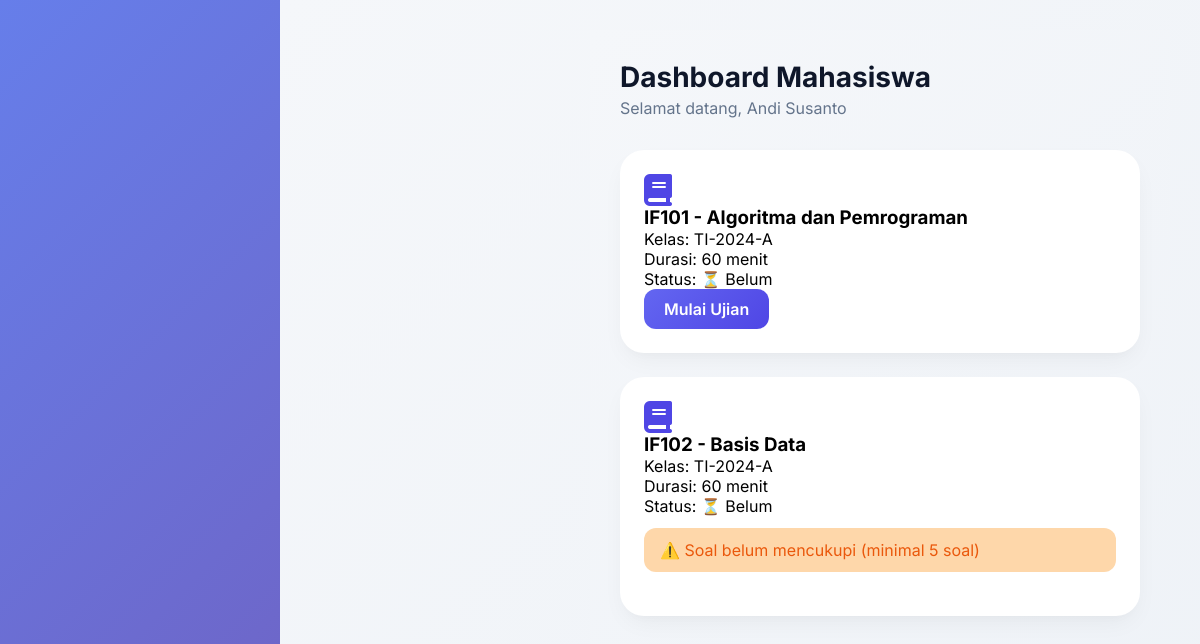
The app's page /mahasiswa/dashboard.php (signed in) with its own data.
### tables this page shows
CREATE TABLE `mata_kuliah_induk` (
  `id` int(11) NOT NULL AUTO_INCREMENT,
  `kode_mk` varchar(20) NOT NULL,
  `nama_mk` varchar(100) NOT NULL,
  `created_at` timestamp NOT NULL DEFAULT current_timestamp(),
  PRIMARY KEY (`id`),
  UNIQUE KEY `kode_mk` (`kode_mk`)
);

### mahasiswa/dashboard.php (the view, shortened to what this page needs)
<?php
include '../config/database.php';
$mahasiswa_id = $_SESSION['user_id'];
$ujian_list = mysqli_query($conn, "
    SELECT
        mki.id as mk_induk_id,
        mki.kode_mk,
        mki.nama_mk,
        MIN(k.nama_kelas) as nama_kelas,
        MIN(mk.durasi_ujian) as durasi_ujian,
        MIN(mk.is_latihan) as is_latihan,
        (SELECT COUNT(*) FROM soal WHERE mk_induk_id = mki.id) as total_soal,
        (SELECT COUNT(*) FROM ujian u
         JOIN mata_kuliah mk2 ON u.mk_id = mk2.id
         WHERE mk2.mk_induk_id = mki.id
         AND u.enrollment_id IN (SELECT id FROM enrollments WHERE mahasiswa_id = $mahasiswa_id)
         AND u.status = 'selesai') as sudah_ujian
    FROM mata_kuliah_induk mki
    JOIN mata_kuliah mk ON mk.mk_induk_id = mki.id
    JOIN kelas k ON mk.kelas_id = k.id
    JOIN enrollment_mk em ON em.mk_induk_id = mki.id
    JOIN enrollments e ON em.enrollment_id = e.id
    WHERE e.mahasiswa_id = $mahasiswa_id AND e.status = 'active' AND em.status = 'active'
    GROUP BY mki.id
    ORDER BY mki.nama_mk
");
include '../includes/header.php';
?>
<div class="page-header">
    <h1 class="page-title">Dashboard Mahasiswa</h1>
    <p class="page-subtitle">Selamat datang, <?= htmlspecialchars($_SESSION['nama']) ?></p>
</div>
<?php if(mysqli_num_rows($ujian_list) == 0): ?>
    <div class="card-modern">
        <div class="alert info">
            <i class="fas fa-info-circle"></i>
            Anda belum terdaftar di mata kuliah manapun. Silakan hubungi admin atau dosen untuk pendaftaran.
        </div>
    </div>
<?php else: ?>
    <div class="menu-grid">
        <?php while($ujian = mysqli_fetch_assoc($ujian_list)): ?>
        <div class="card-modern">
            <i class="fas fa-book" style="font-size:32px;color:#4f46e5"></i>
            <h3><?= htmlspecialchars($ujian['kode_mk']) ?> - <?= htmlspecialchars($ujian['nama_mk']) ?></h3>
            <p>
                Kelas: <?= htmlspecialchars($ujian['nama_kelas']) ?><br>
                Durasi: <?= $ujian['durasi_ujian'] ?> menit<br>
                Status: <?= $ujian['sudah_ujian'] > 0 ? '✅ Selesai' : '⏳ Belum' ?>
            </p>
            <?php if($ujian['sudah_ujian'] == 0): ?>
                <?php if($ujian['total_soal'] >= 5): ?>
                    <a href="ujian/mulai.php?mk_induk_id=<?= $ujian['mk_induk_id'] ?>" class="btn-primary">Mulai Ujian</a>
                <?php else: ?>
                    <p class="alert info" style="margin-top:12px; background:#fed7aa; color:#ea580c;">
                        ⚠️ Soal belum mencukupi (minimal 5 soal)
                    </p>
                <?php endif; ?>
            <?php else: ?>
                <a href="riwayat/nilai.php" class="btn-outline">Lihat Nilai</a>
            <?php endif; ?>
        </div>
        <?php endwhile; ?>
    </div>
<?php endif; ?>
<?php include '../includes/footer.php'; ?>

### includes/header.php (style rules this page uses)
* { margin: 0; padding: 0; box-sizing: border-box; }
body { font-family: 'Inter', sans-serif; background: linear-gradient(135deg, #667eea 0%, #764ba2 100%); min-height: 100vh; }
.card-modern { background: white; border-radius: 24px; padding: 24px; box-shadow: 0 10px 25px -5px rgba(0,0,0,0.05), 0 8px 10px -6px rgba(0,0,0,0.02); transition: transform 0.2s ease, box-shadow 0.2s ease; }
.btn-primary { background: linear-gradient(135deg, #6366f1, #4f46e5); border: none; padding: 10px 20px; border-radius: 12px; color: white; font-weight: 600; cursor: pointer; transition: all 0.3s ease; text-decoration: none; display: inline-block; }
.page-header { display: flex; justify-content: space-between; align-items: center; margin-bottom: 24px; flex-wrap: wrap; }
.page-title { font-size: 28px; font-weight: 700; color: #0f172a; }
.page-subtitle { color: #64748b; margin-top: 4px; }
.menu-grid { display: grid; grid-template-columns: repeat(auto-fit, minmax(280px, 1fr)); gap: 24px; margin-top: 32px; }
.alert { padding: 12px 16px; border-radius: 12px; margin-bottom: 20px; }
.alert.info { background: #e0e7ff; color: #4338ca; }

### includes/navbar.php (style rules this page uses)
* { margin: 0; padding: 0; box-sizing: border-box; }
body { font-family: 'Inter', sans-serif; background: linear-gradient(135deg, #667eea 0%, #764ba2 100%); min-height: 100vh; }
.card-modern { background: white; border-radius: 24px; padding: 24px; box-shadow: 0 10px 25px -5px rgba(0,0,0,0.05), 0 8px 10px -6px rgba(0,0,0,0.02); transition: transform 0.2s ease, box-shadow 0.2s ease; }
.btn-primary { background: linear-gradient(135deg, #6366f1, #4f46e5); border: none; padding: 10px 20px; border-radius: 12px; color: white; font-weight: 600; cursor: pointer; transition: all 0.3s ease; text-decoration: none; display: inline-block; }
.page-header { display: flex; justify-content: space-between; align-items: center; margin-bottom: 24px; flex-wrap: wrap; }
.page-title { font-size: 28px; font-weight: 700; color: #0f172a; }
.page-subtitle { color: #64748b; margin-top: 4px; }
.menu-grid { display: grid; grid-template-columns: repeat(auto-fit, minmax(280px, 1fr)); gap: 24px; margin-top: 32px; }
.alert { padding: 12px 16px; border-radius: 12px; margin-bottom: 20px; }
.alert.info { background: #e0e7ff; color: #4338ca; }

### records on screen
mata_kuliah_induk: kode_mk "IF101", nama_mk "Algoritma dan Pemrograman", nama_kelas "TI-2024-A", durasi_ujian "60"
mata_kuliah_induk: kode_mk "IF102", nama_mk "Basis Data", nama_kelas "TI-2024-A", durasi_ujian "60", shows "⚠️ Soal belum mencukupi (minimal 5 soal)"

### other values on screen
$_SESSION['nama'] "Andi Susanto"
